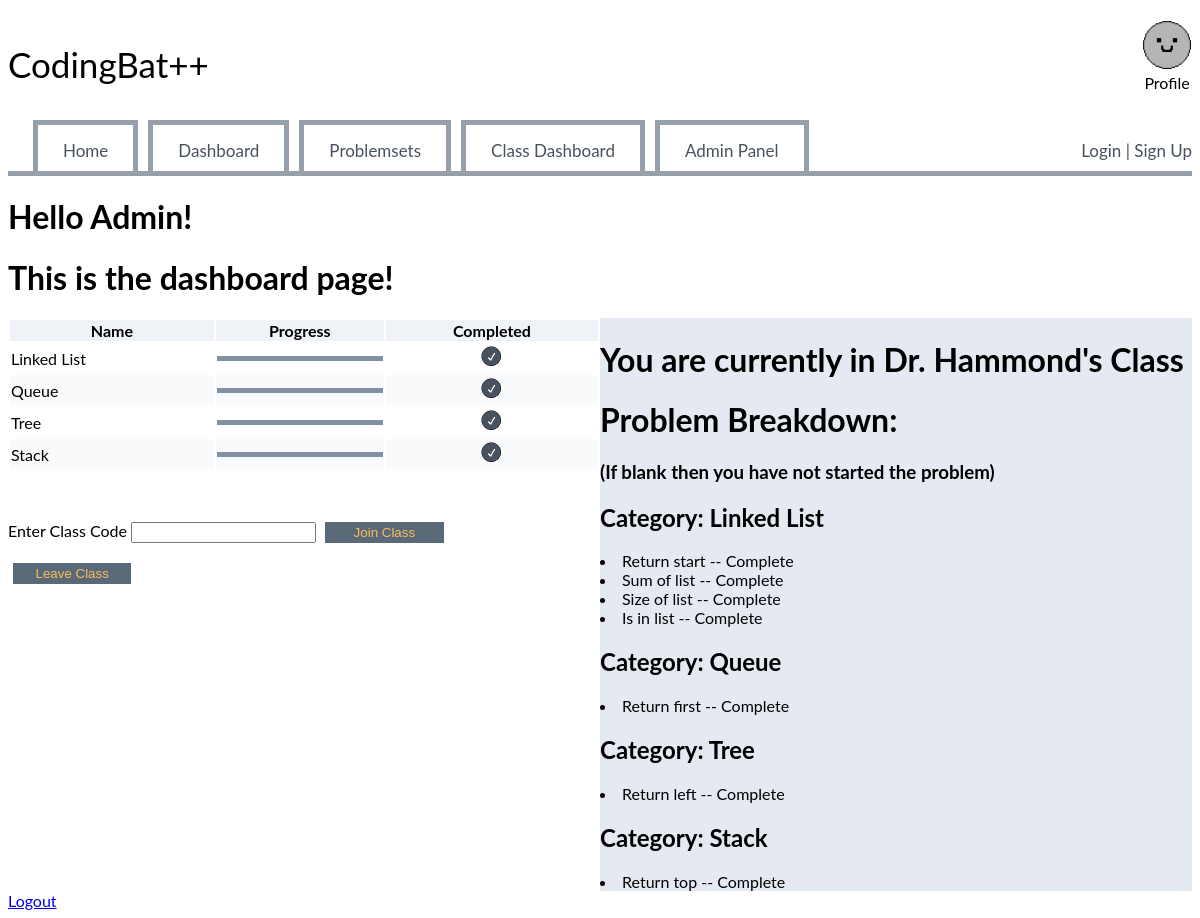
The page /dashboard (signed in) on the database its author committed.
### website/models.py (models this page shows)
class User(db.Model , UserMixin):
    id = db.Column(db.Integer, primary_key=True, nullable=False)
    email = db.Column(db.String(150), unique=True, nullable=False)
    password = db.Column(db.String, nullable=False)
    username = db.Column(db.String(150), unique=True, nullable=False)
    role = db.Column(db.String(80), nullable=False)
    class_id = db.Column(db.Integer, db.ForeignKey('classroom.id'), nullable=True)
    problems = db.relationship('Problems', secondary='user_progress', back_populates='users', lazy='dynamic')
    user_progress = db.relationship('Progress', back_populates='user', lazy='dynamic', cascade="all, delete-orphan")

class ProblemCategory(db.Model):
    __tablename__ = 'problem_categories'
    id = db.Column(db.Integer, primary_key=True)
    name = db.Column(db.String(100), unique=True, nullable=False)
    description = db.Column(db.Text, nullable=True)
    problems = db.relationship('Problems', lazy=True)

class Classroom(db.Model):
    id = db.Column(db.Integer, primary_key=True, nullable=False)
    name = db.Column(db.String(100), unique=True, nullable=False)
    code = db.Column(db.Integer, unique=True, nullable=False)
    students = db.relationship('User', backref='classroom', lazy=True, cascade="all, delete")

class Problems(db.Model):
    id = db.Column(db.Integer, primary_key=True)
    problemName = db.Column(db.String(100), nullable=False, unique=True)
    function = db.Column(db.Text, nullable=False)
    description = db.Column(db.Text, nullable=False)
    difficulty = db.Column(db.String(80), nullable=False)
    users = db.relationship('User', secondary='user_progress', back_populates='problems', lazy='dynamic')
    user_progress = db.relationship('Progress', back_populates='problem', lazy='dynamic', cascade="all, delete-orphan")
    category_id = db.Column(db.Integer, db.ForeignKey('problem_categories.id'), nullable=False)
    category = db.relationship('ProblemCategory', backref=db.backref('problem_set', lazy=True), overlaps='problems')
    test_cases = db.relationship('TestCases', backref='problem', lazy=True, cascade="all, delete")

class Progress(db.Model):
    __tablename__ = "user_progress"
    User_ID = db.Column(db.Integer, db.ForeignKey("user.id", ondelete="CASCADE"), primary_key=True)
    Problem_ID = db.Column(db.Integer, db.ForeignKey('problems.id', ondelete="CASCADE"), primary_key=True)
    completed = db.Column(db.Boolean, default=False)
    user = db.relationship('User', back_populates='user_progress')
    problem = db.relationship('Problems', back_populates='user_progress')

### website/views.py (the view, shortened to what this page needs)
@views.route('/dashboard', methods=['GET', 'POST'])
@login_required
def dashboard():
    problems = Problems.query.order_by(Problems.id).all()
    categories = ProblemCategory.query.all()
    category_progress = []
    for category in categories:
        percent=0
        categoryProblems = Problems.query.filter_by(category_id=category.id).all()
        total_problems = len(categoryProblems)
        completed_problems = 0
        for problem in categoryProblems:
            progress = Progress.query.filter_by(User_ID=current_user.id, Problem_ID=problem.id).all()
            for x in progress:
                if x.completed:
                    completed_problems+=1
        if total_problems > 0:
            percent = (completed_problems/total_problems * 100)
        category_progress.append({"name" : category.name, "percent" : percent})
    if request.method ==  'POST' and request.form.get('action') == "leaveClass":
        current_user.class_id = None
        flash('Successfully left class', 'success')
        db.session.commit()
        return redirect(url_for("views.dashboard"))
    return render_template('dashboard.html', problems=problems, category_progress=category_progress, user_classroom=Classroom.query.get(current_user.class_id), categories=ProblemCategory.query.all(), problemProgress=Progress.query.filter_by(User_ID=current_user.id).all())

### website/templates/dashboard.html (shortened to what this page needs)
{% extends 'base.html' %}
{% block content %}
{% if current_user.is_authenticated %}
    <h1>Hello {{current_user.username}}!</h1>
{% endif %}
<h1>This is the dashboard page!</h1>
<div class="row">
    <div class="column">
        <div class="Table">
            <table>
                <tr>
                    <th>Name</th>
                    <th>Progress</th>
                    <th>Completed</th>
                </tr>
                {% for item in category_progress %}
                <tr>
                    <td>{{ item.name }} <span class="hidden" >{{item.percent}}</span></td>
                    <td>
                        <div class="Dashboardtotal">
                            <div class="Dashboardcompleted" id="{{loop.index}}"></div>
                        </div>
                    </td>
                    <td class="TableCompleted">
                        {% if item.percent == 100 %}
                            <img src="{{ url_for('static', filename='CheckBox_Complete.png') }}" alt="CheckBox_Complete" class="TableIMG">
                        {% else %}
                            <img alt="CheckBox_Incomplete" src="{{ url_for('static', filename='CheckBox_Incomplete.png') }}" class="TableIMG">
                        {% endif %}
                    </td>
                </tr>
                {% endfor %}
            </table>
        </div>
        <div class="classCode">
            <form method="POST">
                <label for="classCode">Enter Class Code</label>
                <input
                    type="number"
                    class="form-control"
                    id="classCode"
                    name="classCode"
                    placeholder=""
                />
                <button type="submit" value="joinClass" class="classCodeBTN" name="action" >Join Class</button>
            </form>
            <br>
            <form method="POST">
                <button type="submit" value="leaveClass" class="classCodeBTN" name="action">Leave Class</button>
            </form>
        </div>
    </div>
    <div class="column placeholder">
        <h1>{% if user_classroom.name %} You are currently in {{user_classroom.name}} {% else %} You are not currently in a class {% endif %}</h1>
        <h1>Problem Breakdown:</h1>
        <h3>(If blank then you have not started the problem)</h3>
        {% for category in categories%}
            <h2>Category: {{category.name}}</h2>
            {% for problem in problems %}
                {% if problem.category_id == category.id %}
                    <li>
                        {{problem.problemName}}
                        --
                        {% for progress in problemProgress %}
                            {% if progress.Problem_ID == problem.id %}
                                {% if progress.completed %}
                                    Complete
                                {% else %}
                                    Incomplete
                                {% endif %}
                            {% endif %}
                        {% endfor %}
                    </li>
                {% endif %}
            {% endfor %}
        {% endfor %}
    </div>
</div>
<a id="logout" href="/logout">Logout</a>
{% endblock %}

### website/static/styles.css (style rules this page uses)
body { font-family: 'Lato'; }
.row { display: flex; }
.column { flex: 1; }
.placeholder { background-color: #E5E9F2; width: 50%; flex-wrap: nowrap; float: right; }
.Table table { width: 100%; }
.Table th { background-color: #EFF2F7; }
.classCodeBTN { width: 20%; height: 21px; background-color: #5A6978; border: none; color: #FFBA5C; margin-left: 5px; }
.classCode { margin-top: 50px; }
.Dashboardtotal { width: 100%; background-color: #E5E9F2; height: 5px; overflow: hidden; }
.Dashboardcompleted { background-color: #8190A5; height: 5px; }
tr:nth-child(odd) { background-color: #F9FAFC; }
.TableCompleted { text-align: center; justify-content: center; }
.TableIMG { width: 25px; height: 25px; }

### rows shown on the page
User: username "Admin"
ProblemCategory: name "Linked List"
ProblemCategory: name "Queue"
ProblemCategory: name "Tree"
ProblemCategory: name "Stack"
Classroom: name "Dr. Hammond's Class"
Problems: problemName "Return start"
Progress: completed "Complete"
Problems: problemName "Sum of list"
Progress: completed "Complete"
Problems: problemName "Size of list"
Progress: completed "Complete"
Problems: problemName "Is in list"
Progress: completed "Complete"
Problems: problemName "Return first"
Progress: completed "Complete"
Problems: problemName "Return left"
Progress: completed "Complete"
Problems: problemName "Return top"
Progress: completed "Complete"
